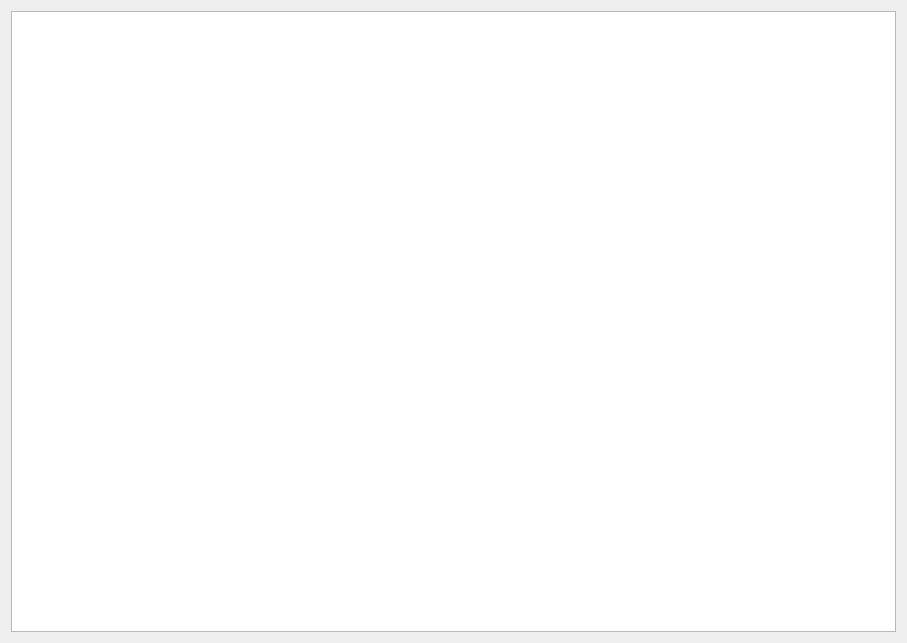
<?xml version="1.0" encoding="UTF-8"?>
<ui version="4.0">
 <class>SeerAsmWidgetForm</class>
 <widget class="QWidget" name="SeerAsmWidgetForm">
  <property name="geometry">
   <rect>
    <x>0</x>
    <y>0</y>
    <width>907</width>
    <height>643</height>
   </rect>
  </property>
  <property name="windowTitle">
   <string>Form</string>
  </property>
  <layout class="QGridLayout" name="gridLayout">
   <item row="0" column="0">
    <widget class="QPlainTextEdit" name="plainTextEdit">
     <property name="sizePolicy">
      <sizepolicy hsizetype="Expanding" vsizetype="Expanding">
       <horstretch>0</horstretch>
       <verstretch>100</verstretch>
      </sizepolicy>
     </property>
     <property name="readOnly">
      <bool>true</bool>
     </property>
     <property name="textInteractionFlags">
      <set>Qt::NoTextInteraction</set>
     </property>
    </widget>
   </item>
  </layout>
 </widget>
 <resources/>
 <connections/>
</ui>
